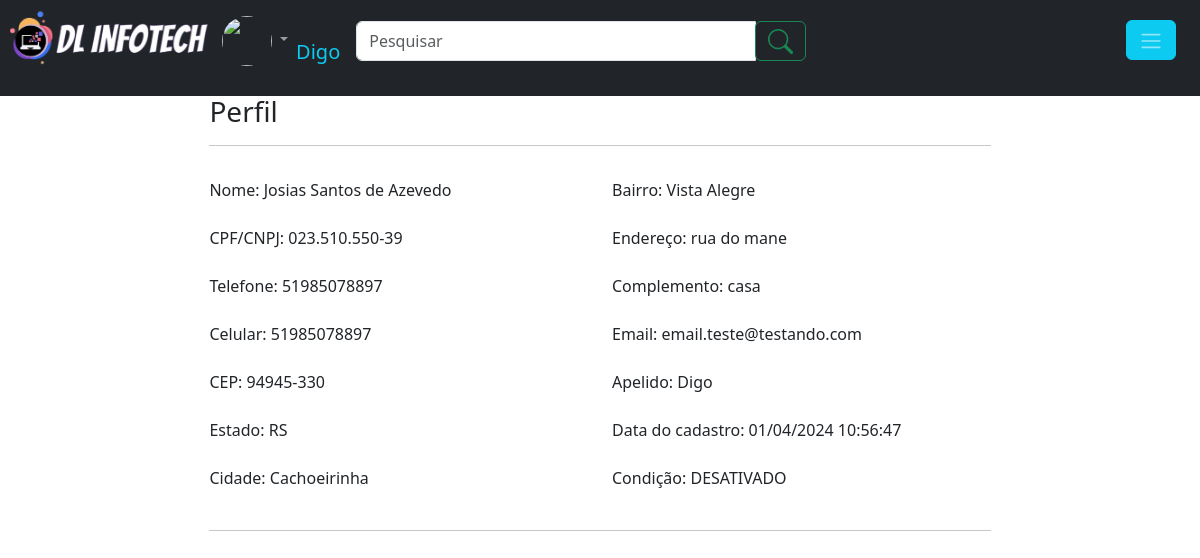
Before: /usuario/perfil.php (signed in) with the older database file.
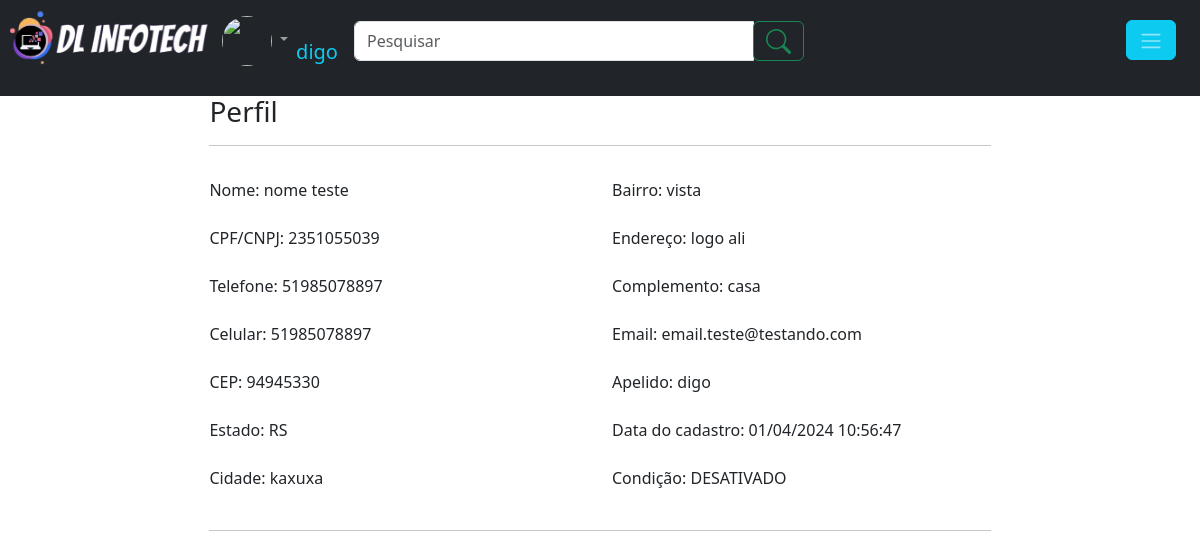
After: the same page with the newer database file.
### tables this page shows
CREATE TABLE `usuarios` (
  `id_usuario` int(11) NOT NULL,
  `nome` varchar(150) NOT NULL,
  `CPF` bigint(14) NOT NULL,
  `telefone` bigint(14) NOT NULL,
  `celular` bigint(14) NOT NULL,
  `CEP` int(8) NOT NULL,
  `UF` varchar(30) NOT NULL,
  `cidade` varchar(100) NOT NULL,
  `bairro` varchar(100) NOT NULL,
  `logradouro` varchar(120) NOT NULL,
  `complemento` varchar(60) NOT NULL,
  `email` varchar(100) NOT NULL,
  `senha` varchar(100) NOT NULL,
  `foto` varchar(40) NOT NULL,
  `apelido` varchar(100) NOT NULL,
  `data_entrada` datetime NOT NULL,
  `status` int(1) NOT NULL
);

### verifica_session.php (called while the page is built, shortened)
<?php
if(empty($_SESSION['id_usuario'])){
	$logado = 0;
	session_destroy();
	}else{
	$logado = 1;
        $foto = $_SESSION['foto'];
        $apelido = $_SESSION['apelido'];
	}
?>

### usuario/perfil.php (the view)
<?php
require_once("../verifica_session.php");
require_once("cabecalho.php");
if(!empty($_GET['mensagem'])){
echo '<h3 class="alert alert-secondary text-center" style="margin-top:95px">'.$_GET['mensagem'].'</h3>';
 echo '<div class="container" > <div style="width: 70%;margin:auto;"><h3 >Perfil</h3>' ;}else{
   echo '<div class="container" > <div style="width: 70%;margin:auto;"><h3 style="margin-top:95px">Perfil</h3>';
}
if(!empty($_SESSION['id_usuario'])){
    $sql= 'SELECT * FROM usuarios WHERE id_usuario= ?';
    $consulta = $conexao->prepare($sql);
    $consulta->execute(array($id_usuario));
    $dado = $consulta->fetch(PDO::FETCH_ASSOC);
    $data = DateTime::createFromFormat('Y-m-d H:i:s',$dado['data_entrada'] );
    $data1 = $data->format('d/m/Y H:i:s');
    if($dado['status'] > 0){
        $status = 'ATIVO';
    }else{
        $status = 'DESATIVADO';
        }
}
?>
    <hr/>
<?php
    echo '<form action="#"  method="post" class="">
            <div class="row">
            <div class="col" >
            <div class="mb-3 mt-3">
            <label  class="form-label">Nome:</label>
            <label class="form-label">'.$dado['nome'].'</label>
            </div>
                <div class="mb-3 mt-3">
            <label  class="form-label">CPF/CNPJ:</label>
            <label class="form-label">'.$dado['CPF'].'</label>
            </div>
                <div class="mb-3 mt-3">
            <label  class="form-label">Telefone:</label>
            <label  class="form-label">'.$dado['telefone'].'</label>
            </div>
                <div class="mb-3 mt-3">
            <label  class="form-label">Celular:</label>
            <label  class="form-label">'.$dado['celular'].'</label>
            </div>
                  <div class="mb-3 mt-3">
            <label  class="form-label">CEP:</label>
            <label  class="form-label">'.$dado['CEP'].'</label>
            </div>
                  <div class="mb-3 mt-3">
            <label  class="form-label">Estado:</label>
            <label  class="form-label">'.$dado['UF'].'</label>
            </div>
            <div class="mb-3 mt-3">
            <label  class="form-label">Cidade:</label>
            <label  class="form-label">'.$dado['cidade'].'</label>
            </div>
            </div>
            <div class="col">
            <div class="mb-3 mt-3">
            <label  class="form-label">Bairro:</label>
            <label  class="form-label">'.$dado['bairro'].'</label>
            </div>
                <div class="mb-3 mt-3">
            <label  class="form-label">Endereço:</label>
            <label  class="form-label">'.$dado['logradouro'].'</label>
            </div>
                <div class="mb-3 mt-3">
            <label class="form-label">Complemento:</label>
            <label  class="form-label">'.$dado['complemento'].'</label>
            </div>
                <div class="mb-3 mt-3">
            <label  class="form-label">Email:</label>
            <label  class="form-label">'.$dado['email'].'</label>
            </div>
            <div class="mb-3 mt-3">
            <label  class="form-label">Apelido:</label>
            <label  class="form-label">'.$dado['apelido'].'</label>
            </div>
            <div class="mb-3 mt-3">
            <label  class="form-label">Data do cadastro:</label>
            <label  class="form-label">'.$data1.'</label>
            </div>
            <div class="mb-3 mt-3">
            <label  class="form-label">Condição:</label>
            <label  class="form-label">'.$status.'</label>
            </div>
            </div>
            </div>
        </form>';
    ?>
     <hr/>
</div>

### usuario/cabecalho.php (shortened to what this page needs)
<?php
require_once('../verifica_session.php');
?>
<!doctype html>
<html lang="pt-br">
  <head>
    <link href="https://cdn.jsdelivr.net/npm/bootstrap@5.3.3/dist/css/bootstrap.min.css" rel="stylesheet">
	<link rel="stylesheet" href="../css/style.css">
	<link rel="stylesheet" href="../css/modal.css">
</head>
  <body>
	<nav class="navbar navbar-expand-lg navbar-dark bg-dark fixed-top"  >
		<div class="collapse navbar-collapse">
		<ul class="navbar-nav mr-auto mt-2 mt-lg-0 ">
        <li><a href="../index.php"><img src="../img/logo.png" alt="logo image" style="height: 70px"></a></li><?php
			if($logado == 1){
                    $nick = '';
                    if(!empty($apelido)){$nick = $apelido;}else{$nick = $nome;}
                    if(!empty($foto)){$foto_usuario = $foto;}else{$foto_usuario ="user_null.png" ;}
					echo '<li class="nav-item dropdown">
					<a class="nav-link dropdown-toggle" href="#" id="navbarDropdownMenuLink" role="button" data-toggle="dropdown" aria-haspopup="true" aria-expanded="false">
						<img src="../img/foto_usuario/'.$foto_usuario.'" style="border-radius: 50%;width:50px;height:50px;align=left;">
					</a>
					<div class="dropdown-menu" aria-labelledby="navbarDropdownMenuLink">
					  <a class="dropdown-item" href="../index.php">Inicio</a>
					  <a class="dropdown-item" href="../usuario/notificacoes.php">Notificações</a>
					  <a class="dropdown-item" href="perfil.php">Perfil</a>
					  <a class="dropdown-item" href="compras.php">Compras</a>
					  <a class="dropdown-item" href="altera_usuario.php">Configurações</a>
					  <a class="dropdown-item" href="#.php">Suporte</a>
					  <a class="dropdown-item" href="../sair.php">Sair</a>
					  </div><li class="navbar-brand mt-4"><p class="text-info">'.$nick.'</p></li>
				  </li>
				  <li class="navbar-brand mt-2">
					  <form class="form-inline" action="../produtos/procura_produto.php" method="POST">
						<div class="input-group"><input type="search" class="form-control" name="busca_produto" placeholder="Pesquisar" style="width: 400px;" >
						  <div class="input-group-prepend">
							<button class="input-group-text btn btn-outline-success" type="submit">
								<svg xmlns="http://www.w3.org/2000/svg" width="25" height="25" fill="currentColor" class="bi bi-search" viewBox="0 0 16 16">
								<path d="M11.742 10.344a6.5 6.5 0 1 0-1.397 1.398h-.001q.044.06.098.115l3.85 3.85a1 1 0 0 0 1.415-1.414l-3.85-3.85a1 1 0 0 0-.115-.1zM12 6.5a5.5 5.5 0 1 1-11 0 5.5 5.5 0 0 1 11 0"/>
								</svg>
							</button>
						  </div>
						</div>
					  </form>
				  </li>
				  </ul></div>
				  <ul><li><button type="button" class="btn btn-info me-4" data-toggle="modal" data-target="#exampleModal">
					<span class="navbar-toggler-icon"></span>
					</button></li>
					</ul>';
					}
					?></nav>

Changed rows visible on the page:
changed usuarios "RS": nome "Josias Santos de Azevedo" → "nome teste"; CPF "023.510.550-39" → "2351055039"; CEP "94945-330" → "94945330"; cidade "Cachoeirinha" → "kaxuxa"; bairro "Vista Alegre" → "vista"; logradouro "rua do mane" → "logo ali"; apelido "Digo" → "digo"
Other visible differences:
$nick: "Digo" → "digo"
